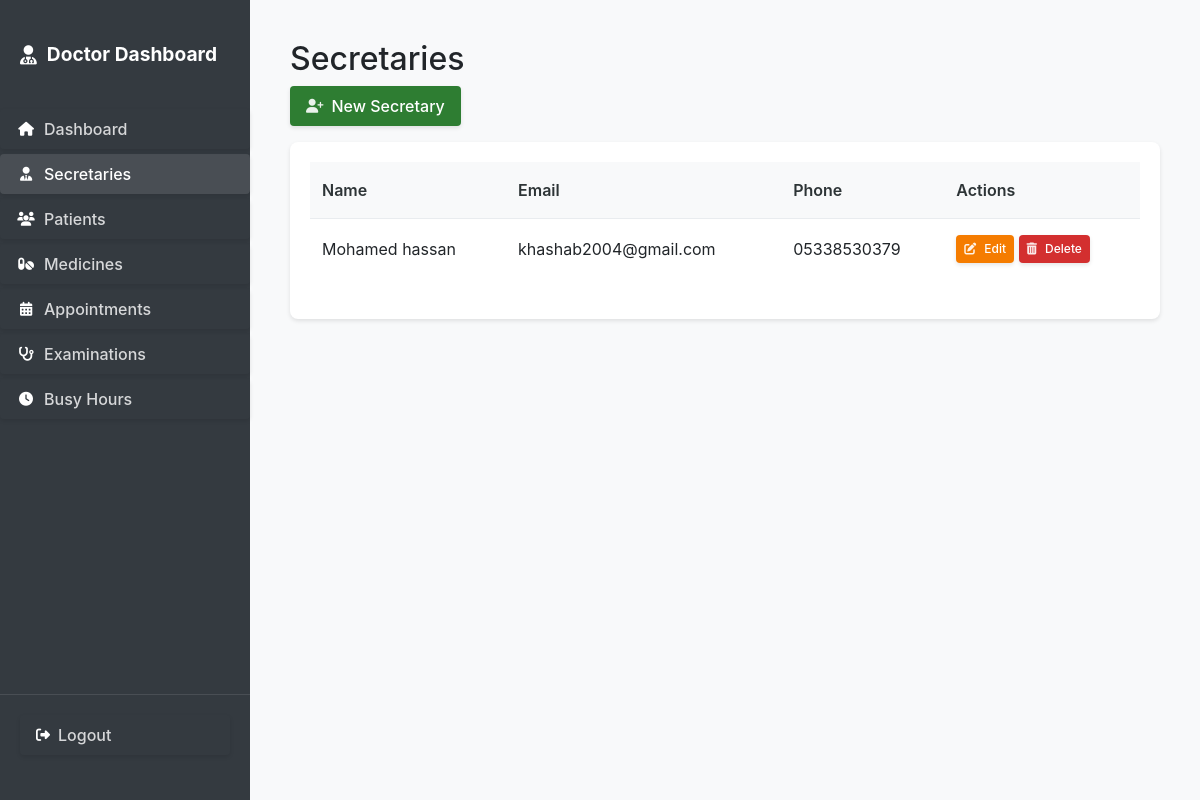
The app's page /doctor/secretaries/ (signed in) with its own data.
### secretary_dash/models.py (models this page shows, shortened)
class Secretary(models.Model):
    user = models.OneToOneField(User, on_delete=models.CASCADE)
    phone = models.CharField(max_length=20)
    class Meta:
        verbose_name_plural = "Secretaries"
        ordering = ['user__username']

### secretary_dash/views.py (the view)
# urls.py: path('doctor/secretaries/', views.secretary_list, name='secretary_list'),
@login_required
@user_passes_test(is_doctor)
def secretary_list(request):
    secretaries = Secretary.objects.all().order_by('user__username')
    return render(request, 'secretary_dash/doctor/secretary_list.html', {'secretaries': secretaries})

### secretary_dash/auth.py (called while the page is built)
    def get_user(self, user_id):
        UserModel = get_user_model()
        try:
            return UserModel.objects.get(pk=user_id)
        except UserModel.DoesNotExist:
            return None

### secretary_dash/views.py (called while the page is built)
def is_doctor(user):
    return user.is_superuser

### templates/secretary_dash/doctor/secretary_list.html (shortened to what this page needs)
{% extends 'secretary_dash/common/table_base.html' %}
{% block page_title %}Secretaries{% endblock %}
{% block header_actions %}
<a href="{% url 'secretary_dash:secretary_create' %}" class="btn btn-add">
    <i class="fas fa-user-plus"></i>
    <span>New Secretary</span>
</a>
{% endblock %}
{% block table_content %}
{% if secretaries %}
    <table>
        <thead>
            <tr>
                <th>Name</th>
                <th>Email</th>
                <th>Phone</th>
                <th>Actions</th>
            </tr>
        </thead>
        <tbody>
            {% for secretary in secretaries %}
                <tr>
                    <td>{{ secretary.user.get_full_name }}</td>
                    <td>{{ secretary.user.email }}</td>
                    <td>{{ secretary.phone }}</td>
                    <td class="actions">
                        <a href="{% url 'secretary_dash:secretary_edit' secretary.id %}" class="btn btn-edit btn-sm">
                            <i class="fas fa-edit"></i>
                            <span>Edit</span>
                        </a>
                        <form method="post" action="{% url 'secretary_dash:secretary_delete' secretary.id %}" style="display: inline;">
                            <button type="submit" class="btn btn-delete btn-sm" onclick="return confirm('Are you sure you want to delete this secretary?');">
                                <i class="fas fa-trash-alt"></i>
                                <span>Delete</span>
                            </button>
                        </form>
                    </td>
                </tr>
            {% endfor %}
        </tbody>
    </table>
{% else %}
    <p class="no-data">No secretaries found.</p>
{% endif %}
{% endblock %}

### static/css/main.css (style rules this page uses)
body { margin: 0; padding: 0; font-family: -apple-system, BlinkMacSystemFont, "Segoe UI", Roboto, "Helvetica Neue", Arial, sans-serif; background-color: #f8f9fa; }
table { width: 100%; border-collapse: collapse; background-color: var(--white); }
table th, table td { padding: 0.75rem 1rem; text-align: left; border-bottom: 0.0625rem solid var(--border-color); }
table th { background-color: var(--light-bg); font-weight: 600; color: var(--text-color); }
table tr:last-child td { border-bottom: none; }
.table-container .btn-sm { padding: 0.25rem 0.5rem; font-size: 0.75rem; height: 1.75rem; }
.table-container .btn-sm i { font-size: 0.75rem; margin-right: 0.25rem; }
.btn-delete { background-color: #dc3545 !important; color: white !important; }
.btn { display: inline-flex !important; align-items: center !important; gap: 0.5rem !important; padding: 0.5rem 1rem !important; border-radius: 0.25rem !important; border: none !important; cursor: pointer !important; font-weight: 500 !important; transition: all 0.2s ease !important; text-decoration: none !important; box-shadow: 0 0.125rem 0.25rem rgba(0, 0, 0, 0.1) !important; }
.btn .fas, .btn .far, .btn .fab, .btn .fa { color: rgba(255, 255, 255, 0.9) !important; }
table { width: 100%; border-collapse: separate; border-spacing: 0; margin-bottom: 1.25rem; }
table th { background-color: #f8f9fa; color: #2d3436; font-weight: 600; padding: 1rem 0.75rem; text-align: left; border-bottom: 0.0625rem solid #e9ecef; white-space: nowrap; }
table td { padding: 1rem 0.75rem; border-bottom: 0.0625rem solid #e9ecef; vertical-align: middle; }
table tbody tr:last-child td { border-bottom: none; }
.table-container .btn-sm { padding: 0.25rem 0.5rem !important; font-size: 0.75rem !important; min-width: 2.5rem !important; height: 1.75rem !important; display: inline-flex !important; align-items: center !important; justify-content: center !important; gap: 0.25rem !important; margin: 0 !important; }
.table-container .btn-sm i { font-size: 0.75rem !important; margin-right: 0.25rem !important; }
.btn-edit { background-color: #f57c00 !important; color: white !important; }
.btn-add { background-color: #2e7d32 !important; color: white !important; }
.btn-delete { background-color: #d32f2f !important; color: white !important; }
.btn i { font-size: 0.875rem !important; }
.btn-sm { padding: 0.375rem 0.75rem !important; font-size: 0.875rem !important; min-width: 4rem !important; }
.btn-sm i { font-size: 0.875rem !important; margin-right: 0.25rem !important; }

### records on screen
Secretary: user.get_full_name "Mohamed hassan", user.email "khashab2004@gmail.com", phone "05338530379"
